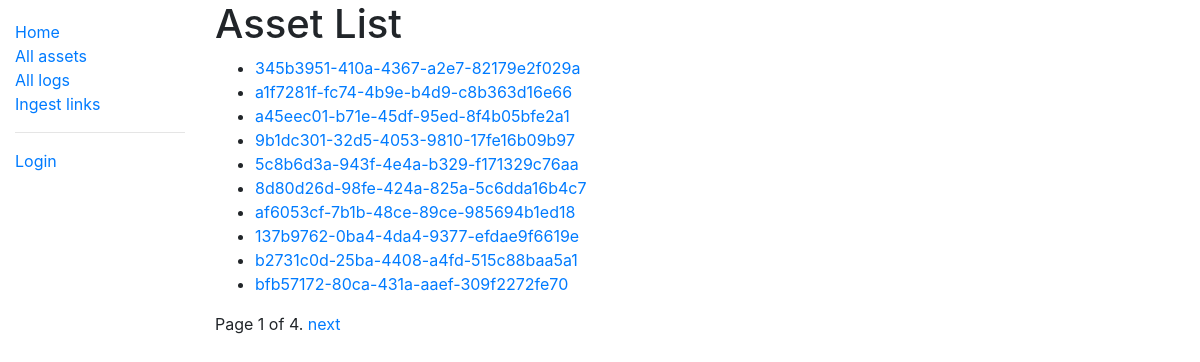
The page /endpoints/assets/ on the database its author committed.
### endpoints/models.py (models this page shows, shortened)
class Asset(models.Model):
    asset_id = models.UUIDField(default=uuid.uuid4, editable=False, unique=True, primary_key=True)
    hostname = models.CharField(max_length=100, blank=True, null=True)
    ext_ipv4 = models.GenericIPAddressField(protocol='ipv4', blank=True, null=True)
    int_ipv4 = models.GenericIPAddressField(protocol='ipv4', blank=True, null=True)
    ext_ipv6 = models.GenericIPAddressField(protocol='ipv6', blank=True, null=True)
    int_ipv6 = models.GenericIPAddressField(protocol='ipv6', blank=True, null=True)
    date_joined = models.DateTimeField(auto_now_add=True)
    last_heartbeat = models.DateTimeField(auto_now=True)
    def get_absolute_url(self):
        return reverse('asset-detail', args=[str(self.asset_id)])

### endpoints/views.py (the view)
# urls.py: path('assets/', views.AssetListView.as_view(), name='assets'),
class AssetListView(generic.ListView):
    model = Asset
    paginate_by = 10

### endpoints/templates/endpoints/asset_list.html
{% extends "base_generic.html" %}
{% block content %}
  <h1>Asset List</h1>
  {% if asset_list %}
  <ul>
    {% for asset in asset_list %}
      <li>
        <a href="{{ asset.get_absolute_url }}">{{ asset.asset_id }}</a>
      </li>
    {% endfor %}
  </ul>
  {% else %}
    <p>There are no assets.</p>
  {% endif %}
{% endblock %}

### rows shown on the page
Asset: asset_id "345b3951-410a-4367-a2e7-82179e2f029a"
Asset: asset_id "a1f7281f-fc74-4b9e-b4d9-c8b363d16e66"
Asset: asset_id "a45eec01-b71e-45df-95ed-8f4b05bfe2a1"
Asset: asset_id "9b1dc301-32d5-4053-9810-17fe16b09b97"
Asset: asset_id "5c8b6d3a-943f-4e4a-b329-f171329c76aa"
Asset: asset_id "8d80d26d-98fe-424a-825a-5c6dda16b4c7"
Asset: asset_id "af6053cf-7b1b-48ce-89ce-985694b1ed18"
Asset: asset_id "137b9762-0ba4-4da4-9377-efdae9f6619e"
Asset: asset_id "b2731c0d-25ba-4408-a4fd-515c88baa5a1"
Asset: asset_id "bfb57172-80ca-431a-aaef-309f2272fe70"

### other values the page prints
{{ page_obj.number }} "1"
{{ page_obj.paginator.num_pages }} "4"
